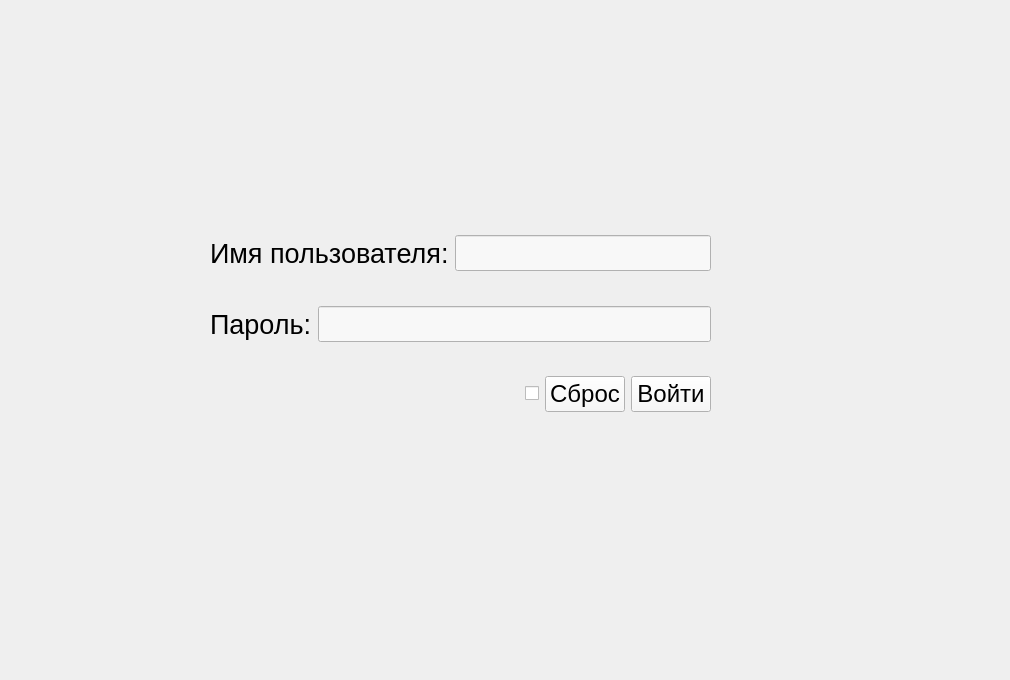
    <widget class="QWidget" name="page_Start">
     <widget class="QWidget" name="widget_11" native="true">
      <property name="geometry">
       <rect>
        <x>0</x>
        <y>10</y>
        <width>1001</width>
        <height>661</height>
       </rect>
      </property>
      <widget class="QWidget" name="layoutWidget">
       <property name="geometry">
        <rect>
         <x>210</x>
         <y>0</y>
         <width>501</width>
         <height>661</height>
        </rect>
       </property>
       <layout class="QVBoxLayout" name="verticalLayout_7">
        <item>
         <spacer name="verticalSpacer_18">
          <property name="orientation">
           <enum>Qt::Vertical</enum>
          </property>
          <property name="sizeHint" stdset="0">
           <size>
            <width>20</width>
            <height>40</height>
           </size>
          </property>
         </spacer>
        </item>
        <item>
         <spacer name="verticalSpacer_20">
          <property name="orientation">
           <enum>Qt::Vertical</enum>
          </property>
          <property name="sizeHint" stdset="0">
           <size>
            <width>20</width>
            <height>40</height>
           </size>
          </property>
         </spacer>
        </item>
        <item>
         <spacer name="verticalSpacer_23">
          <property name="orientation">
           <enum>Qt::Vertical</enum>
          </property>
          <property name="sizeHint" stdset="0">
           <size>
            <width>20</width>
            <height>40</height>
           </size>
          </property>
         </spacer>
        </item>
        <item>
         <spacer name="verticalSpacer_24">
          <property name="orientation">
           <enum>Qt::Vertical</enum>
          </property>
          <property name="sizeHint" stdset="0">
           <size>
            <width>20</width>
            <height>40</height>
           </size>
          </property>
         </spacer>
        </item>
        <item>
         <spacer name="verticalSpacer_25">
          <property name="orientation">
           <enum>Qt::Vertical</enum>
          </property>
          <property name="sizeHint" stdset="0">
           <size>
            <width>20</width>
            <height>40</height>
           </size>
          </property>
         </spacer>
        </item>
        <item>
         <spacer name="verticalSpacer_28">
          <property name="orientation">
           <enum>Qt::Vertical</enum>
          </property>
          <property name="sizeHint" stdset="0">
           <size>
            <width>20</width>
            <height>40</height>
           </size>
          </property>
         </spacer>
        </item>
        <item>
         <spacer name="verticalSpacer_30">
          <property name="orientation">
           <enum>Qt::Vertical</enum>
          </property>
          <property name="sizeHint" stdset="0">
           <size>
            <width>20</width>
            <height>40</height>
           </size>
          </property>
         </spacer>
        </item>
        <item>
         <spacer name="verticalSpacer_31">
          <property name="orientation">
           <enum>Qt::Vertical</enum>
          </property>
          <property name="sizeHint" stdset="0">
           <size>
            <width>20</width>
            <height>40</height>
           </size>
          </property>
         </spacer>
        </item>
        <item>
         <layout class="QHBoxLayout" name="horizontalLayout_24">
          <item>
           <widget class="QLabel" name="auLab">
            <property name="font">
             <font>
              <pointsize>20</pointsize>
             </font>
            </property>
            <property name="text">
             <string>Имя пользователя:</string>
            </property>
           </widget>
          </item>
          <item>
           <widget class="QLineEdit" name="userNameStart">
            <property name="enabled">
             <bool>true</bool>
            </property>
            <property name="font">
             <font>
              <pointsize>18</pointsize>
             </font>
            </property>
            <property name="styleSheet">
             <string notr="true">background-color: rgb(248, 248, 248);</string>
            </property>
           </widget>
          </item>
         </layout>
        </item>
        <item>
         <spacer name="verticalSpacer_5">
          <property name="orientation">
           <enum>Qt::Vertical</enum>
          </property>
          <property name="sizeHint" stdset="0">
           <size>
            <width>20</width>
            <height>40</height>
           </size>
          </property>
         </spacer>
        </item>
        <item>
         <layout class="QHBoxLayout" name="horizontalLayout_25">
          <item>
           <widget class="QLabel" name="auLab2">
            <property name="font">
             <font>
              <pointsize>20</pointsize>
             </font>
            </property>
            <property name="text">
             <string>Пароль:</string>
            </property>
           </widget>
          </item>
          <item>
           <widget class="QLineEdit" name="userPassStart">
            <property name="font">
             <font>
              <pointsize>18</pointsize>
             </font>
            </property>
            <property name="styleSheet">
             <string notr="true">background-color: rgb(248, 248, 248);</string>
            </property>
           </widget>
          </item>
         </layout>
        </item>
        <item>
         <spacer name="verticalSpacer_17">
          <property name="orientation">
           <enum>Qt::Vertical</enum>
          </property>
          <property name="sizeHint" stdset="0">
           <size>
            <width>20</width>
            <height>40</height>
           </size>
          </property>
         </spacer>
        </item>
        <item>
         <layout class="QHBoxLayout" name="horizontalLayout_26">
          <item>
           <spacer name="horizontalSpacer_14">
            <property name="orientation">
             <enum>Qt::Horizontal</enum>
            </property>
            <property name="sizeHint" stdset="0">
             <size>
              <width>40</width>
              <height>20</height>
             </size>
            </property>
           </spacer>
          </item>
          <item>
           <widget class="QCheckBox" name="auSaveCh">
            <property name="font">
             <font>
              <pointsize>18</pointsize>
             </font>
            </property>
            <property name="layoutDirection">
             <enum>Qt::RightToLeft</enum>
            </property>
            <property name="text">
             <string/>
            </property>
            <property name="icon">
             <iconset resource="icon_test.qrc">
              <normaloff>:/icons/icon/start.png</normaloff>:/icons/icon/start.png</iconset>
            </property>
            <property name="iconSize">
             <size>
              <width>26</width>
              <height>26</height>
             </size>
            </property>
           </widget>
          </item>
          <item>
           <widget class="QPushButton" name="btnResStart">
            <property name="font">
             <font>
              <pointsize>18</pointsize>
             </font>
            </property>
            <property name="styleSheet">
             <string notr="true">background-color: rgb(248, 248, 248);</string>
            </property>
            <property name="text">
             <string>Сброс</string>
            </property>
            <property name="icon">
             <iconset resource="icon_test.qrc">
              <normaloff>:/icons/icon/Sbros.png</normaloff>:/icons/icon/Sbros.png</iconset>
            </property>
            <property name="iconSize">
             <size>
              <width>24</width>
              <height>24</height>
             </size>
            </property>
           </widget>
          </item>
          <item>
           <widget class="QPushButton" name="btnOkStart">
            <property name="font">
             <font>
              <pointsize>18</pointsize>
             </font>
            </property>
            <property name="styleSheet">
             <string notr="true">background-color: rgb(248, 248, 248);</string>
            </property>
            <property name="text">
             <string>Войти</string>
            </property>
            <property name="icon">
             <iconset resource="icon_test.qrc">
              <normaloff>:/icons/icon/Dobavit.png</normaloff>:/icons/icon/Dobavit.png</iconset>
            </property>
            <property name="iconSize">
             <size>
              <width>24</width>
              <height>24</height>
             </size>
            </property>
            <property name="autoDefault">
             <bool>false</bool>
            </property>
           </widget>
          </item>
         </layout>
        </item>
        <item>
         <spacer name="verticalSpacer_33">
          <property name="orientation">
           <enum>Qt::Vertical</enum>
          </property>
          <property name="sizeHint" stdset="0">
           <size>
            <width>20</width>
            <height>40</height>
           </size>
          </property>
         </spacer>
        </item>
        <item>
         <widget class="QLabel" name="auLabInfo">
          <property name="font">
           <font>
            <pointsize>18</pointsize>
           </font>
          </property>
          <property name="styleSheet">
           <string notr="true">color: rgb(255, 85, 0);</string>
          </property>
          <property name="text">
           <string/>
          </property>
          <property name="alignment">
           <set>Qt::AlignCenter</set>
          </property>
         </widget>
        </item>
        <item>
         <spacer name="verticalSpacer_32">
          <property name="orientation">
           <enum>Qt::Vertical</enum>
          </property>
          <property name="sizeHint" stdset="0">
           <size>
            <width>20</width>
            <height>40</height>
           </size>
          </property>
         </spacer>
        </item>
        <item>
         <spacer name="verticalSpacer_29">
          <property name="orientation">
           <enum>Qt::Vertical</enum>
          </property>
          <property name="sizeHint" stdset="0">
           <size>
            <width>20</width>
            <height>40</height>
           </size>
          </property>
         </spacer>
        </item>
        <item>
         <spacer name="verticalSpacer_27">
          <property name="orientation">
           <enum>Qt::Vertical</enum>
          </property>
          <property name="sizeHint" stdset="0">
           <size>
            <width>20</width>
            <height>40</height>
           </size>
          </property>
         </spacer>
        </item>
        <item>
         <spacer name="verticalSpacer_26">
          <property name="orientation">
           <enum>Qt::Vertical</enum>
          </property>
          <property name="sizeHint" stdset="0">
           <size>
            <width>20</width>
            <height>40</height>
           </size>
          </property>
         </spacer>
        </item>
        <item>
         <spacer name="verticalSpacer_22">
          <property name="orientation">
           <enum>Qt::Vertical</enum>
          </property>
          <property name="sizeHint" stdset="0">
           <size>
            <width>20</width>
            <height>40</height>
           </size>
          </property>
         </spacer>
        </item>
        <item>
         <spacer name="verticalSpacer_21">
          <property name="orientation">
           <enum>Qt::Vertical</enum>
          </property>
          <property name="sizeHint" stdset="0">
           <size>
            <width>20</width>
            <height>40</height>
           </size>
          </property>
         </spacer>
        </item>
        <item>
         <spacer name="verticalSpacer_19">
          <property name="orientation">
           <enum>Qt::Vertical</enum>
          </property>
          <property name="sizeHint" stdset="0">
           <size>
            <width>20</width>
            <height>40</height>
           </size>
          </property>
         </spacer>
        </item>
       </layout>
      </widget>
     </widget>
    </widget>
